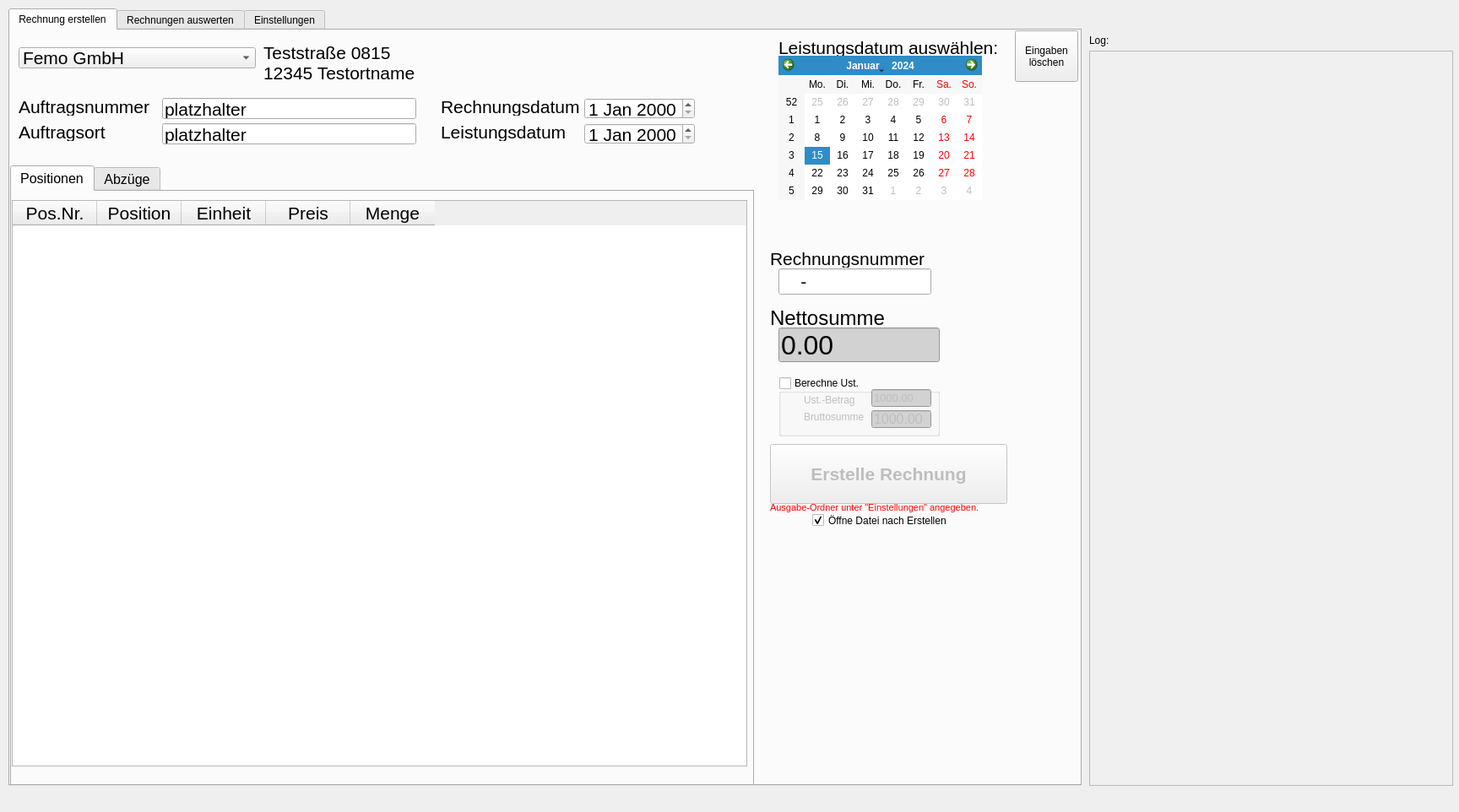
<?xml version="1.0" encoding="UTF-8"?>
<ui version="4.0">
 <author>Patrick Kinateder</author>
 <class>Dialog</class>
 <widget class="QDialog" name="Dialog">
  <property name="windowModality">
   <enum>Qt::ApplicationModal</enum>
  </property>
  <property name="geometry">
   <rect>
    <x>0</x>
    <y>0</y>
    <width>1728</width>
    <height>962</height>
   </rect>
  </property>
  <property name="windowTitle">
   <string>Rechnungsprogramm</string>
  </property>
  <property name="windowIcon">
   <iconset>
    <normaloff>icon.ico</normaloff>icon.ico</iconset>
  </property>
  <property name="styleSheet">
   <string notr="true"/>
  </property>
  <widget class="QTabWidget" name="tabWidget">
   <property name="geometry">
    <rect>
     <x>10</x>
     <y>10</y>
     <width>1271</width>
     <height>921</height>
    </rect>
   </property>
   <property name="currentIndex">
    <number>0</number>
   </property>
   <widget class="QWidget" name="tab">
    <attribute name="title">
     <string>Rechnung erstellen</string>
    </attribute>
    <widget class="QComboBox" name="cbClients">
     <property name="geometry">
      <rect>
       <x>10</x>
       <y>20</y>
       <width>281</width>
       <height>25</height>
      </rect>
     </property>
     <property name="font">
      <font>
       <pointsize>16</pointsize>
      </font>
     </property>
     <property name="editable">
      <bool>false</bool>
     </property>
     <item>
      <property name="text">
       <string>Femo GmbH</string>
      </property>
     </item>
    </widget>
    <widget class="QLabel" name="label_4">
     <property name="geometry">
      <rect>
       <x>910</x>
       <y>10</y>
       <width>261</width>
       <height>21</height>
      </rect>
     </property>
     <property name="font">
      <font>
       <pointsize>16</pointsize>
      </font>
     </property>
     <property name="text">
      <string>Leistungsdatum auswählen:</string>
     </property>
     <property name="buddy">
      <cstring>calendarWidget</cstring>
     </property>
    </widget>
    <widget class="QCalendarWidget" name="calendarWidget">
     <property name="geometry">
      <rect>
       <x>910</x>
       <y>30</y>
       <width>241</width>
       <height>171</height>
      </rect>
     </property>
     <property name="sizePolicy">
      <sizepolicy hsizetype="MinimumExpanding" vsizetype="MinimumExpanding">
       <horstretch>0</horstretch>
       <verstretch>0</verstretch>
      </sizepolicy>
     </property>
     <property name="locale">
      <locale language="German" country="Germany"/>
     </property>
     <property name="gridVisible">
      <bool>false</bool>
     </property>
     <property name="navigationBarVisible">
      <bool>true</bool>
     </property>
     <property name="dateEditEnabled">
      <bool>true</bool>
     </property>
    </widget>
    <widget class="QLabel" name="label_6">
     <property name="geometry">
      <rect>
       <x>10</x>
       <y>80</y>
       <width>161</width>
       <height>21</height>
      </rect>
     </property>
     <property name="font">
      <font>
       <pointsize>16</pointsize>
      </font>
     </property>
     <property name="text">
      <string>Auftragsnummer</string>
     </property>
     <property name="buddy">
      <cstring>tbAuftragsnummer</cstring>
     </property>
    </widget>
    <widget class="QLabel" name="label">
     <property name="geometry">
      <rect>
       <x>10</x>
       <y>110</y>
       <width>121</width>
       <height>21</height>
      </rect>
     </property>
     <property name="font">
      <font>
       <pointsize>16</pointsize>
      </font>
     </property>
     <property name="text">
      <string>Auftragsort</string>
     </property>
     <property name="buddy">
      <cstring>tbAuftragsort</cstring>
     </property>
    </widget>
    <widget class="QLineEdit" name="tbRechNummer">
     <property name="geometry">
      <rect>
       <x>910</x>
       <y>282</y>
       <width>181</width>
       <height>31</height>
      </rect>
     </property>
     <property name="font">
      <font>
       <pointsize>16</pointsize>
      </font>
     </property>
     <property name="inputMask">
      <string notr="true">9999-999</string>
     </property>
     <property name="clearButtonEnabled">
      <bool>false</bool>
     </property>
    </widget>
    <widget class="QLineEdit" name="tbAuftragsort">
     <property name="geometry">
      <rect>
       <x>180</x>
       <y>110</y>
       <width>301</width>
       <height>25</height>
      </rect>
     </property>
     <property name="font">
      <font>
       <pointsize>16</pointsize>
      </font>
     </property>
     <property name="text">
      <string>platzhalter</string>
     </property>
    </widget>
    <widget class="QDateEdit" name="tbAuftragsdatum">
     <property name="geometry">
      <rect>
       <x>680</x>
       <y>110</y>
       <width>131</width>
       <height>25</height>
      </rect>
     </property>
     <property name="font">
      <font>
       <pointsize>16</pointsize>
      </font>
     </property>
    </widget>
    <widget class="QLabel" name="label_2">
     <property name="geometry">
      <rect>
       <x>510</x>
       <y>110</y>
       <width>161</width>
       <height>21</height>
      </rect>
     </property>
     <property name="font">
      <font>
       <pointsize>16</pointsize>
      </font>
     </property>
     <property name="text">
      <string>Leistungsdatum</string>
     </property>
     <property name="buddy">
      <cstring>tbAuftragsdatum</cstring>
     </property>
    </widget>
    <widget class="QLabel" name="label_3">
     <property name="geometry">
      <rect>
       <x>510</x>
       <y>80</y>
       <width>171</width>
       <height>21</height>
      </rect>
     </property>
     <property name="font">
      <font>
       <pointsize>16</pointsize>
      </font>
     </property>
     <property name="text">
      <string>Rechnungsdatum</string>
     </property>
     <property name="buddy">
      <cstring>tbRechDatum</cstring>
     </property>
    </widget>
    <widget class="QDateEdit" name="tbRechDatum">
     <property name="geometry">
      <rect>
       <x>680</x>
       <y>80</y>
       <width>131</width>
       <height>25</height>
      </rect>
     </property>
     <property name="font">
      <font>
       <pointsize>16</pointsize>
      </font>
     </property>
    </widget>
    <widget class="QTabWidget" name="tabWidget_2">
     <property name="geometry">
      <rect>
       <x>0</x>
       <y>160</y>
       <width>881</width>
       <height>781</height>
      </rect>
     </property>
     <property name="font">
      <font>
       <pointsize>12</pointsize>
      </font>
     </property>
     <property name="currentIndex">
      <number>0</number>
     </property>
     <widget class="QWidget" name="tab_3">
      <attribute name="title">
       <string>Positionen</string>
      </attribute>
      <widget class="QTableWidget" name="twPositionen">
       <property name="geometry">
        <rect>
         <x>0</x>
         <y>10</y>
         <width>871</width>
         <height>671</height>
        </rect>
       </property>
       <property name="font">
        <font>
         <pointsize>16</pointsize>
        </font>
       </property>
       <column>
        <property name="text">
         <string>Pos.Nr.</string>
        </property>
       </column>
       <column>
        <property name="text">
         <string>Position</string>
        </property>
       </column>
       <column>
        <property name="text">
         <string>Einheit</string>
        </property>
       </column>
       <column>
        <property name="text">
         <string>Preis</string>
        </property>
       </column>
       <column>
        <property name="text">
         <string>Menge</string>
        </property>
       </column>
      </widget>
     </widget>
     <widget class="QWidget" name="tab_4">
      <attribute name="title">
       <string>Abzüge</string>
      </attribute>
      <widget class="QTableWidget" name="twAbzuege">
       <property name="geometry">
        <rect>
         <x>0</x>
         <y>10</y>
         <width>871</width>
         <height>701</height>
        </rect>
       </property>
       <property name="font">
        <font>
         <pointsize>16</pointsize>
        </font>
       </property>
       <column>
        <property name="text">
         <string>ID</string>
        </property>
       </column>
       <column>
        <property name="text">
         <string>Abzug</string>
        </property>
       </column>
       <column>
        <property name="text">
         <string>Einheit</string>
        </property>
       </column>
       <column>
        <property name="text">
         <string>Preis</string>
        </property>
       </column>
       <column>
        <property name="text">
         <string>Menge</string>
        </property>
       </column>
      </widget>
     </widget>
    </widget>
    <widget class="QLabel" name="label_5">
     <property name="geometry">
      <rect>
       <x>900</x>
       <y>260</y>
       <width>191</width>
       <height>21</height>
      </rect>
     </property>
     <property name="font">
      <font>
       <pointsize>16</pointsize>
      </font>
     </property>
     <property name="text">
      <string>Rechnungsnummer</string>
     </property>
     <property name="buddy">
      <cstring>tbRechNummer</cstring>
     </property>
    </widget>
    <widget class="QPushButton" name="btnSave">
     <property name="enabled">
      <bool>false</bool>
     </property>
     <property name="geometry">
      <rect>
       <x>900</x>
       <y>490</y>
       <width>281</width>
       <height>71</height>
      </rect>
     </property>
     <property name="font">
      <font>
       <pointsize>16</pointsize>
       <italic>false</italic>
       <bold>true</bold>
      </font>
     </property>
     <property name="text">
      <string>Erstelle Rechnung</string>
     </property>
    </widget>
    <widget class="QLineEdit" name="tbAuftragsnummer">
     <property name="geometry">
      <rect>
       <x>180</x>
       <y>80</y>
       <width>301</width>
       <height>25</height>
      </rect>
     </property>
     <property name="font">
      <font>
       <pointsize>16</pointsize>
      </font>
     </property>
     <property name="text">
      <string>platzhalter</string>
     </property>
     <property name="placeholderText">
      <string/>
     </property>
    </widget>
    <widget class="QLabel" name="lCustomer_street">
     <property name="geometry">
      <rect>
       <x>300</x>
       <y>16</y>
       <width>231</width>
       <height>20</height>
      </rect>
     </property>
     <property name="font">
      <font>
       <pointsize>16</pointsize>
      </font>
     </property>
     <property name="text">
      <string>Teststraße 0815</string>
     </property>
    </widget>
    <widget class="QLabel" name="lCustomer_city">
     <property name="geometry">
      <rect>
       <x>300</x>
       <y>40</y>
       <width>221</width>
       <height>21</height>
      </rect>
     </property>
     <property name="font">
      <font>
       <pointsize>16</pointsize>
      </font>
     </property>
     <property name="text">
      <string>12345 Testortname</string>
     </property>
    </widget>
    <widget class="QLineEdit" name="teCurrRechSum">
     <property name="geometry">
      <rect>
       <x>910</x>
       <y>352</y>
       <width>191</width>
       <height>41</height>
      </rect>
     </property>
     <property name="font">
      <font>
       <pointsize>24</pointsize>
      </font>
     </property>
     <property name="autoFillBackground">
      <bool>false</bool>
     </property>
     <property name="styleSheet">
      <string notr="true">background-color: rgb(210,210,210);</string>
     </property>
     <property name="inputMask">
      <string/>
     </property>
     <property name="text">
      <string>0.00</string>
     </property>
     <property name="readOnly">
      <bool>true</bool>
     </property>
    </widget>
    <widget class="QLabel" name="label_9">
     <property name="geometry">
      <rect>
       <x>900</x>
       <y>330</y>
       <width>241</width>
       <height>21</height>
      </rect>
     </property>
     <property name="font">
      <font>
       <pointsize>18</pointsize>
      </font>
     </property>
     <property name="text">
      <string>Nettosumme</string>
     </property>
     <property name="buddy">
      <cstring>teCurrRechSum</cstring>
     </property>
    </widget>
    <widget class="QLabel" name="lMsgNoRechOutputDir">
     <property name="geometry">
      <rect>
       <x>900</x>
       <y>550</y>
       <width>341</width>
       <height>31</height>
      </rect>
     </property>
     <property name="font">
      <font>
       <pointsize>8</pointsize>
      </font>
     </property>
     <property name="styleSheet">
      <string notr="true">color: rgb(255,0,0);</string>
     </property>
     <property name="text">
      <string>Ausgabe-Ordner unter &quot;Einstellungen&quot; angegeben.</string>
     </property>
     <property name="buddy">
      <cstring>btnSave</cstring>
     </property>
    </widget>
    <widget class="QCheckBox" name="chk_OpenFileAfterCreation">
     <property name="geometry">
      <rect>
       <x>950</x>
       <y>570</y>
       <width>181</width>
       <height>21</height>
      </rect>
     </property>
     <property name="text">
      <string>Öffne Datei nach Erstellen</string>
     </property>
     <property name="checked">
      <bool>true</bool>
     </property>
    </widget>
    <widget class="QPushButton" name="btnResetGUI">
     <property name="geometry">
      <rect>
       <x>1190</x>
       <y>0</y>
       <width>75</width>
       <height>61</height>
      </rect>
     </property>
     <property name="text">
      <string>Eingaben
löschen</string>
     </property>
    </widget>
    <widget class="QGroupBox" name="chk_AddTaxes">
     <property name="enabled">
      <bool>true</bool>
     </property>
     <property name="geometry">
      <rect>
       <x>910</x>
       <y>410</y>
       <width>191</width>
       <height>71</height>
      </rect>
     </property>
     <property name="title">
      <string>Berechne Ust.</string>
     </property>
     <property name="checkable">
      <bool>true</bool>
     </property>
     <property name="checked">
      <bool>false</bool>
     </property>
     <widget class="QLabel" name="label_12">
      <property name="geometry">
       <rect>
        <x>30</x>
        <y>40</y>
        <width>81</width>
        <height>16</height>
       </rect>
      </property>
      <property name="text">
       <string>Bruttosumme</string>
      </property>
      <property name="buddy">
       <cstring>teCurrRechSumWithTax</cstring>
      </property>
     </widget>
     <widget class="QLineEdit" name="teCurrRechSumWithTax">
      <property name="geometry">
       <rect>
        <x>110</x>
        <y>40</y>
        <width>71</width>
        <height>21</height>
       </rect>
      </property>
      <property name="font">
       <font>
        <pointsize>12</pointsize>
       </font>
      </property>
      <property name="autoFillBackground">
       <bool>false</bool>
      </property>
      <property name="styleSheet">
       <string notr="true">background-color: rgb(210,210,210);</string>
      </property>
      <property name="inputMask">
       <string/>
      </property>
      <property name="text">
       <string>1000.00</string>
      </property>
      <property name="readOnly">
       <bool>true</bool>
      </property>
     </widget>
     <widget class="QLineEdit" name="teCurrRechTax">
      <property name="geometry">
       <rect>
        <x>110</x>
        <y>15</y>
        <width>71</width>
        <height>21</height>
       </rect>
      </property>
      <property name="font">
       <font>
        <pointsize>10</pointsize>
       </font>
      </property>
      <property name="autoFillBackground">
       <bool>false</bool>
      </property>
      <property name="styleSheet">
       <string notr="true">background-color: rgb(210,210,210);</string>
      </property>
      <property name="inputMask">
       <string/>
      </property>
      <property name="text">
       <string>1000.00</string>
      </property>
      <property name="readOnly">
       <bool>true</bool>
      </property>
     </widget>
     <widget class="QLabel" name="label_14">
      <property name="geometry">
       <rect>
        <x>30</x>
        <y>20</y>
        <width>81</width>
        <height>16</height>
       </rect>
      </property>
      <property name="text">
       <string>Ust.-Betrag</string>
      </property>
      <property name="buddy">
       <cstring>teCurrRechTax</cstring>
      </property>
     </widget>
    </widget>
   </widget>
   <widget class="QWidget" name="tab_5">
    <attribute name="title">
     <string>Rechnungen auswerten</string>
    </attribute>
    <widget class="QLineEdit" name="lE_pathRechnungen_auswert">
     <property name="geometry">
      <rect>
       <x>10</x>
       <y>30</y>
       <width>511</width>
       <height>22</height>
      </rect>
     </property>
     <property name="readOnly">
      <bool>true</bool>
     </property>
    </widget>
    <widget class="QPushButton" name="btnSelDirRechAuswert">
     <property name="geometry">
      <rect>
       <x>540</x>
       <y>15</y>
       <width>161</width>
       <height>41</height>
      </rect>
     </property>
     <property name="text">
      <string>Ordner auswählen</string>
     </property>
    </widget>
    <widget class="QLabel" name="label_10">
     <property name="geometry">
      <rect>
       <x>10</x>
       <y>10</y>
       <width>981</width>
       <height>16</height>
      </rect>
     </property>
     <property name="text">
      <string>Pfad zu Ausgabe-Ordner für Rechnungen</string>
     </property>
     <property name="buddy">
      <cstring>lE_pathRechnungen_auswert</cstring>
     </property>
    </widget>
    <widget class="QLabel" name="label_11">
     <property name="geometry">
      <rect>
       <x>10</x>
       <y>60</y>
       <width>981</width>
       <height>21</height>
      </rect>
     </property>
     <property name="text">
      <string>Anzahl Rechnungen:</string>
     </property>
    </widget>
    <widget class="QLabel" name="lCnt_FilesForAuswert">
     <property name="geometry">
      <rect>
       <x>130</x>
       <y>60</y>
       <width>391</width>
       <height>21</height>
      </rect>
     </property>
     <property name="text">
      <string>0</string>
     </property>
    </widget>
    <widget class="QPushButton" name="btn_ErstelleAuswertung">
     <property name="enabled">
      <bool>false</bool>
     </property>
     <property name="geometry">
      <rect>
       <x>10</x>
       <y>90</y>
       <width>511</width>
       <height>51</height>
      </rect>
     </property>
     <property name="text">
      <string>Erstelle Auswertung</string>
     </property>
    </widget>
   </widget>
   <widget class="QWidget" name="tab_2">
    <attribute name="title">
     <string>Einstellungen</string>
    </attribute>
    <widget class="QLabel" name="label_7">
     <property name="geometry">
      <rect>
       <x>10</x>
       <y>10</y>
       <width>981</width>
       <height>16</height>
      </rect>
     </property>
     <property name="text">
      <string>Pfad zu Config und Templates:</string>
     </property>
     <property name="buddy">
      <cstring>lE_path2ConfigDir</cstring>
     </property>
    </widget>
    <widget class="QLineEdit" name="lE_path2ConfigDir">
     <property name="enabled">
      <bool>false</bool>
     </property>
     <property name="geometry">
      <rect>
       <x>10</x>
       <y>30</y>
       <width>511</width>
       <height>22</height>
      </rect>
     </property>
     <property name="text">
      <string>C:\Users\PatrickKinateder\Documents\PRIVAT\RePro</string>
     </property>
     <property name="readOnly">
      <bool>true</bool>
     </property>
    </widget>
    <widget class="QLabel" name="label_8">
     <property name="geometry">
      <rect>
       <x>10</x>
       <y>370</y>
       <width>981</width>
       <height>16</height>
      </rect>
     </property>
     <property name="text">
      <string>Pfad zu Ausgabe-Ordner für Rechnungen</string>
     </property>
     <property name="buddy">
      <cstring>lE_path2Output_rechnungen</cstring>
     </property>
    </widget>
    <widget class="QLineEdit" name="lE_path2Output_rechnungen">
     <property name="geometry">
      <rect>
       <x>10</x>
       <y>390</y>
       <width>511</width>
       <height>22</height>
      </rect>
     </property>
     <property name="readOnly">
      <bool>true</bool>
     </property>
    </widget>
    <widget class="QPushButton" name="btnSelDirConfig">
     <property name="enabled">
      <bool>false</bool>
     </property>
     <property name="geometry">
      <rect>
       <x>530</x>
       <y>30</y>
       <width>161</width>
       <height>26</height>
      </rect>
     </property>
     <property name="text">
      <string>Ordner auswählen</string>
     </property>
    </widget>
    <widget class="QPushButton" name="btnSelDirOutputRech">
     <property name="geometry">
      <rect>
       <x>530</x>
       <y>390</y>
       <width>161</width>
       <height>26</height>
      </rect>
     </property>
     <property name="text">
      <string>Ordner auswählen</string>
     </property>
    </widget>
    <widget class="QPushButton" name="btnOpenPosWithApp">
     <property name="geometry">
      <rect>
       <x>40</x>
       <y>280</y>
       <width>201</width>
       <height>41</height>
      </rect>
     </property>
     <property name="text">
      <string>Positionen öffnen + ändern</string>
     </property>
    </widget>
    <widget class="QPushButton" name="btnOpenAbzWithApp">
     <property name="geometry">
      <rect>
       <x>260</x>
       <y>280</y>
       <width>201</width>
       <height>41</height>
      </rect>
     </property>
     <property name="text">
      <string>Abzüge öffnen + ändern</string>
     </property>
    </widget>
    <widget class="QGroupBox" name="groupBox">
     <property name="geometry">
      <rect>
       <x>10</x>
       <y>170</y>
       <width>511</width>
       <height>71</height>
      </rect>
     </property>
     <property name="title">
      <string>Folgende Anpassungen werden ohne Bestätigung gespeichert</string>
     </property>
     <widget class="QLabel" name="label_13">
      <property name="geometry">
       <rect>
        <x>120</x>
        <y>20</y>
        <width>51</width>
        <height>16</height>
       </rect>
      </property>
      <property name="text">
       <string>Ust.-Satz</string>
      </property>
      <property name="buddy">
       <cstring>dsbTaxRate</cstring>
      </property>
     </widget>
     <widget class="QCheckBox" name="chkShowLog">
      <property name="geometry">
       <rect>
        <x>10</x>
        <y>40</y>
        <width>121</width>
        <height>20</height>
       </rect>
      </property>
      <property name="text">
       <string>Log anzeigen?</string>
      </property>
     </widget>
     <widget class="QDoubleSpinBox" name="dsbTaxRate">
      <property name="geometry">
       <rect>
        <x>120</x>
        <y>40</y>
        <width>62</width>
        <height>22</height>
       </rect>
      </property>
      <property name="maximum">
       <double>999.990000000000009</double>
      </property>
     </widget>
    </widget>
    <widget class="QGroupBox" name="groupBox_2">
     <property name="geometry">
      <rect>
       <x>10</x>
       <y>60</y>
       <width>511</width>
       <height>101</height>
      </rect>
     </property>
     <property name="title">
      <string>Soll-Dateien im Config-Ordner</string>
     </property>
     <widget class="QLabel" name="lFName_PathToRechOutputDir">
      <property name="geometry">
       <rect>
        <x>190</x>
        <y>40</y>
        <width>201</width>
        <height>16</height>
       </rect>
      </property>
      <property name="text">
       <string>PathToRechOutputDir.ini</string>
      </property>
     </widget>
     <widget class="QLabel" name="lFName_RechNr">
      <property name="geometry">
       <rect>
        <x>10</x>
        <y>20</y>
        <width>111</width>
        <height>16</height>
       </rect>
      </property>
      <property name="text">
       <string>LastRechNmbr.ini</string>
      </property>
     </widget>
     <widget class="QLabel" name="lFName_Positionen">
      <property name="geometry">
       <rect>
        <x>190</x>
        <y>60</y>
        <width>191</width>
        <height>16</height>
       </rect>
      </property>
      <property name="text">
       <string>Positionen.csv</string>
      </property>
     </widget>
     <widget class="QLabel" name="lFName_Abzuege">
      <property name="geometry">
       <rect>
        <x>410</x>
        <y>60</y>
        <width>71</width>
        <height>16</height>
       </rect>
      </property>
      <property name="text">
       <string>Abzuege.csv</string>
      </property>
     </widget>
     <widget class="QLabel" name="lFName_LastRechYear">
      <property name="geometry">
       <rect>
        <x>410</x>
        <y>40</y>
        <width>191</width>
        <height>16</height>
       </rect>
      </property>
      <property name="text">
       <string>LastRechYear.ini</string>
      </property>
     </widget>
     <widget class="QLabel" name="lFName_Template_RechAuswertung">
      <property name="geometry">
       <rect>
        <x>10</x>
        <y>60</y>
        <width>231</width>
        <height>16</height>
       </rect>
      </property>
      <property name="text">
       <string>Template_Auswertung.xlsx</string>
      </property>
     </widget>
     <widget class="QLabel" name="lFName_Customer">
      <property name="geometry">
       <rect>
        <x>190</x>
        <y>80</y>
        <width>191</width>
        <height>16</height>
       </rect>
      </property>
      <property name="text">
       <string>Kunden.csv</string>
      </property>
     </widget>
     <widget class="QLabel" name="lFName_PathToConfigDir">
      <property name="geometry">
       <rect>
        <x>10</x>
        <y>40</y>
        <width>141</width>
        <height>16</height>
       </rect>
      </property>
      <property name="text">
       <string>PathToConfigDir.ini</string>
      </property>
     </widget>
     <widget class="QLabel" name="lFName_UstSatz">
      <property name="geometry">
       <rect>
        <x>10</x>
        <y>80</y>
        <width>191</width>
        <height>16</height>
       </rect>
      </property>
      <property name="text">
       <string>TaxRate.ini</string>
      </property>
     </widget>
     <widget class="QLabel" name="lFName_Rechnungsmuster">
      <property name="geometry">
       <rect>
        <x>190</x>
        <y>20</y>
        <width>161</width>
        <height>16</height>
       </rect>
      </property>
      <property name="text">
       <string>Rechnungsmuster_v2.xlsx</string>
      </property>
     </widget>
     <widget class="QLabel" name="lFName_ShowLog">
      <property name="geometry">
       <rect>
        <x>410</x>
        <y>20</y>
        <width>191</width>
        <height>16</height>
       </rect>
      </property>
      <property name="text">
       <string>ShowLog.ini</string>
      </property>
     </widget>
    </widget>
    <widget class="QGroupBox" name="groupBox_3">
     <property name="geometry">
      <rect>
       <x>570</x>
       <y>80</y>
       <width>341</width>
       <height>80</height>
      </rect>
     </property>
     <property name="title">
      <string>Anpassung der Rech.Nr.</string>
     </property>
     <widget class="QPushButton" name="btnResetRechNumToOne">
      <property name="geometry">
       <rect>
        <x>10</x>
        <y>40</y>
        <width>161</width>
        <height>26</height>
       </rect>
      </property>
      <property name="text">
       <string>Rechnum = 1</string>
      </property>
     </widget>
     <widget class="QPushButton" name="btnChangeRechNum">
      <property name="geometry">
       <rect>
        <x>170</x>
        <y>40</y>
        <width>161</width>
        <height>26</height>
       </rect>
      </property>
      <property name="text">
       <string>Ändere RechNum</string>
      </property>
     </widget>
     <widget class="QSpinBox" name="sbRechNumToSet">
      <property name="geometry">
       <rect>
        <x>220</x>
        <y>20</y>
        <width>71</width>
        <height>22</height>
       </rect>
      </property>
      <property name="maximum">
       <number>999</number>
      </property>
      <property name="value">
       <number>1</number>
      </property>
     </widget>
    </widget>
   </widget>
  </widget>
  <widget class="QPlainTextEdit" name="pTE_Logger">
   <property name="enabled">
    <bool>true</bool>
   </property>
   <property name="geometry">
    <rect>
     <x>1290</x>
     <y>60</y>
     <width>431</width>
     <height>871</height>
    </rect>
   </property>
   <property name="font">
    <font>
     <pointsize>8</pointsize>
    </font>
   </property>
   <property name="autoFillBackground">
    <bool>false</bool>
   </property>
   <property name="styleSheet">
    <string notr="true">background-color: rgb(240,240,240);</string>
   </property>
   <property name="verticalScrollBarPolicy">
    <enum>Qt::ScrollBarAsNeeded</enum>
   </property>
   <property name="horizontalScrollBarPolicy">
    <enum>Qt::ScrollBarAsNeeded</enum>
   </property>
   <property name="undoRedoEnabled">
    <bool>false</bool>
   </property>
   <property name="lineWrapMode">
    <enum>QPlainTextEdit::NoWrap</enum>
   </property>
   <property name="readOnly">
    <bool>true</bool>
   </property>
   <property name="centerOnScroll">
    <bool>true</bool>
   </property>
  </widget>
  <widget class="QLabel" name="lLogHeader">
   <property name="geometry">
    <rect>
     <x>1290</x>
     <y>40</y>
     <width>49</width>
     <height>16</height>
    </rect>
   </property>
   <property name="text">
    <string>Log:</string>
   </property>
   <property name="buddy">
    <cstring>pTE_Logger</cstring>
   </property>
  </widget>
 </widget>
 <tabstops>
  <tabstop>tabWidget</tabstop>
  <tabstop>cbClients</tabstop>
  <tabstop>tbAuftragsnummer</tabstop>
  <tabstop>tbRechDatum</tabstop>
  <tabstop>tbAuftragsort</tabstop>
  <tabstop>tbAuftragsdatum</tabstop>
  <tabstop>calendarWidget</tabstop>
  <tabstop>btnSave</tabstop>
  <tabstop>twPositionen</tabstop>
  <tabstop>twAbzuege</tabstop>
  <tabstop>tabWidget_2</tabstop>
  <tabstop>pTE_Logger</tabstop>
  <tabstop>teCurrRechSum</tabstop>
  <tabstop>tbRechNummer</tabstop>
  <tabstop>teCurrRechTax</tabstop>
  <tabstop>teCurrRechSumWithTax</tabstop>
  <tabstop>chk_OpenFileAfterCreation</tabstop>
  <tabstop>btnResetGUI</tabstop>
  <tabstop>lE_pathRechnungen_auswert</tabstop>
  <tabstop>btnSelDirRechAuswert</tabstop>
  <tabstop>btn_ErstelleAuswertung</tabstop>
  <tabstop>lE_path2ConfigDir</tabstop>
  <tabstop>lE_path2Output_rechnungen</tabstop>
  <tabstop>btnSelDirConfig</tabstop>
  <tabstop>btnSelDirOutputRech</tabstop>
  <tabstop>btnResetRechNumToOne</tabstop>
  <tabstop>btnChangeRechNum</tabstop>
  <tabstop>btnOpenPosWithApp</tabstop>
  <tabstop>btnOpenAbzWithApp</tabstop>
  <tabstop>chkShowLog</tabstop>
 </tabstops>
 <resources/>
 <connections/>
</ui>
